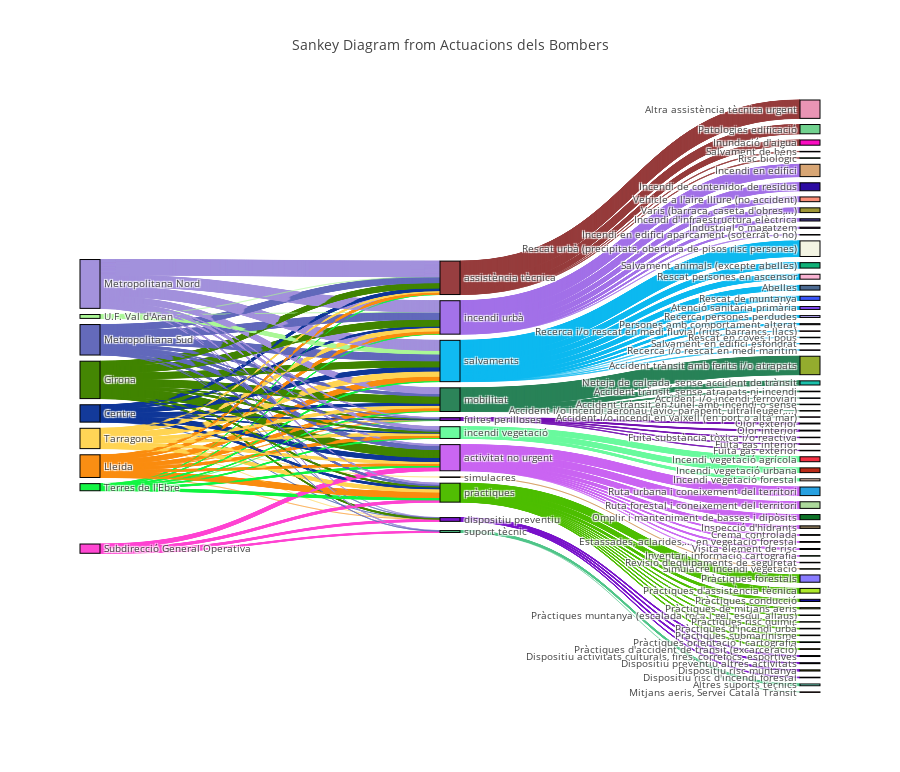

The notebook cell saved with this chart:
### Code cell
import pandas as pd
import numpy as np
from sodapy import Socrata 
from plotly.offline import download_plotlyjs, init_notebook_mode, plot, iplot
init_notebook_mode(connected=True)

"variables"
scraping_depth = 2000

"download data"
# Unauthenticated client only works with public data sets. Note 'None'
# in place of application token, and no username or password:
client = Socrata("analisi.transparenciacatalunya.cat", None)
#print("Format of dataset: ", type(client))
# Actuacions dels Bombers de la Generalitat - Dataset Identifier: g2ay-3vnj
all_info = client.get("g2ay-3vnj", limit=scraping_depth)

# Convert to pandas DataFrame
all_info_df = pd.DataFrame.from_records(all_info)


def draw_sankey(all_info_df):

    #Get nodes dataframe with Label and Color columns
    #     Label
    nom_regio_df = pd.DataFrame.from_dict(all_info_df['nom_regio'].unique())
    tga_nom_grupo_df = pd.DataFrame.from_dict(all_info_df['tga_nom_grupo'].unique())
    tga_nom_alarma_df = pd.DataFrame.from_dict(all_info_df['tal_nom_alarma'].unique())

    nodes_df = pd.concat([nom_regio_df,tga_nom_grupo_df,tga_nom_alarma_df], ignore_index=True)
    nodes_df = nodes_df.rename(columns={0 : 'Label'})

    #     Color
    ncolors = []
    for i in range(len(nodes_df)):
        ncolors += ['rgba('+str(np.random.randint(256))+','+str(np.random.randint(256))+','+str(np.random.randint(256))+',0.99)']    
    nodes_df.insert(1, 'Color', ncolors)


    #Get links dataframe with Source, Target, Value and Color columns
    links1_df = all_info_df.filter(items=['nom_regio','tga_nom_grupo'])
    links2_df = all_info_df.filter(items=['tga_nom_grupo','tal_nom_alarma'])
    links1_df = links1_df.rename(columns={'nom_regio':'Source', 'tga_nom_grupo':'Target'})
    links2_df = links2_df.rename(columns={'tga_nom_grupo':'Source','tal_nom_alarma':'Target'})
    links_df = pd.concat([links1_df,links2_df], ignore_index=True)


    lvalues = []
    lcolors = []
    for i in range(len(links_df)): 
        source_index = nodes_df.index[nodes_df['Label']==links_df.at[i,'Source']].tolist()[0]
        target_index = nodes_df.index[nodes_df['Label']==links_df.at[i,'Target']].tolist()[0]
        lvalues += [1]
        lcolors += [nodes_df.at[source_index, 'Color'].replace('0.99','0.4')]
        links_df.at[i,'Source'] = source_index
        links_df.at[i,'Target'] = target_index
    links_df.insert(2,'Value', lvalues)
    links_df.insert(3,'Color', lcolors)



    # Sankey plot setup
    data_trace = dict(
        type='sankey',
        domain = dict(
          x =  [0,1],
          y =  [0,1]
        ),
        orientation = "h",
        valueformat = ".0f",
        node = dict(
          pad = 10,
        # thickness = 30,
          line = dict(
            color = "black",
            width = 1
          ),
          label =  nodes_df['Label'].dropna(axis=0, how='any'),
          color = nodes_df['Color'].dropna(axis=0, how='any')
        ),
        link = dict(
          source = links_df['Source'].dropna(axis=0, how='any'),
          target = links_df['Target'].dropna(axis=0, how='any'),
          value = links_df['Value'].dropna(axis=0, how='any'),
          color = links_df['Color'].dropna(axis=0, how='any'),
      )
    )

    layout = dict(
            title = "Sankey Diagram from Actuacions dels Bombers",
        height = 772,
        font = dict(
          size = 10),)

    fig = dict(data=[data_trace], layout=layout)
    return iplot(fig, validate=False)

draw_sankey(all_info_df)

### Figure 1 — Plotly figure (JSON) as saved in the notebook; plotly's stock layout.template omitted (floating-point values rounded to 4 significant figures; data arrays with more than 128 entries replaced by an {"elided": "..."} marker saying what was removed)
{"data": [{"domain": {"x": [0, 1], "y": [0, 1]}, "link": {"color": {"elided": "4000 str values"}, "source": {"elided": "4000 int values"}, "target": {"elided": "4000 int values"}, "value": {"elided": "4000 int values"}}, "node": {"color": ["rgba(255,69,210,0.99)", "rgba(18,245,66,0.99)", "rgba(255,213,84,0.99)", "rgba(99,105,187,0.99)", "rgba(162,145,220,0.99)", "rgba(66,133,0,0.99)", "rgba(250,141,17,0.99)", "rgba(171,248,150,0.99)", "rgba(17,56,153,0.99)", "rgba(79,189,1,0.99)", "rgba(162,113,233,0.99)", "rgba(202,101,242,0.99)", "rgba(14,186,241,0.99)", "rgba(42,131,88,0.99)", "rgba(151,60,62,0.99)", "rgba(121,19,203,0.99)", "rgba(116,17,178,0.99)", "rgba(82,198,139,0.99)", "rgba(106,250,157,0.99)", "rgba(192,111,21,0.99)", "rgba(36,153,105,0.99)", "rgba(64,52,129,0.99)", "rgba(172,218,154,0.99)", "rgba(42,9,161,0.99)", "rgba(244,245,227,0.99)", "rgba(15,177,118,0.99)", "rgba(250,141,119,0.99)", "rgba(216,165,115,0.99)", "rgba(25,192,171,0.99)", "rgba(57,83,250,0.99)", "rgba(250,179,211,0.99)", "rgba(147,172,44,0.99)", "rgba(121,135,222,0.99)", "rgba(158,149,52,0.99)", "rgba(133,116,86,0.99)", "rgba(174,233,41,0.99)", "rgba(233,147,180,0.99)", "rgba(112,210,142,0.99)", "rgba(49,163,241,0.99)", "rgba(186,172,253,0.99)", "rgba(133,75,248,0.99)", "rgba(16,14,151,0.99)", "rgba(15,137,92,0.99)", "rgba(251,10,193,0.99)", "rgba(217,240,169,0.99)", "rgba(74,105,144,0.99)", "rgba(64,27,218,0.99)", "rgba(146,157,39,0.99)", "rgba(136,122,255,0.99)", "rgba(123,234,209,0.99)", "rgba(11,113,37,0.99)", "rgba(97,30,122,0.99)", "rgba(242,46,65,0.99)", "rgba(186,40,21,0.99)", "rgba(235,199,182,0.99)", "rgba(223,203,182,0.99)", "rgba(37,159,224,0.99)", "rgba(135,156,124,0.99)", "rgba(136,43,23,0.99)", "rgba(152,218,132,0.99)", "rgba(212,240,136,0.99)", "rgba(181,100,133,0.99)", "rgba(141,124,71,0.99)", "rgba(134,142,16,0.99)", "rgba(231,24,38,0.99)", "rgba(53,203,209,0.99)", "rgba(249,89,13,0.99)", "rgba(73,247,196,0.99)", "rgba(4,234,52,0.99)", "rgba(85,67,189,0.99)", "rgba(55,182,79,0.99)", "rgba(239,216,25,0.99)", "rgba(249,157,203,0.99)", "rgba(125,168,20,0.99)", "rgba(251,85,119,0.99)", "rgba(182,210,97,0.99)", "rgba(140,107,56,0.99)", "rgba(73,186,153,0.99)", "rgba(5,161,2,0.99)", "rgba(230,200,108,0.99)", "rgba(175,89,158,0.99)", "rgba(205,77,161,0.99)", "rgba(149,98,127,0.99)", "rgba(177,28,37,0.99)", "rgba(99,75,112,0.99)"], "label": ["Subdirecció General Operativa", "Terres de l'Ebre", "Tarragona", "Metropolitana Sud", "Metropolitana Nord", "Girona", "Lleida", "U.F. Val d'Aran", "Centre", "pràctiques", "incendi urbà", "activitat no urgent", "salvaments", "mobilitat", "assistència tècnica", "dispositiu preventiu", "fuites perilloses", "suport tècnic", "incendi vegetació", "simulacres", "Pràctiques muntanya (escalada roca i gel, esquí, allaus)", "Incendi d'infraestructura elèctrica", "Ruta forestal i coneixement del territori", "Incendi de contenidor de residus", "Rescat urbà (precipitats, obertura de pisos risc persones)", "Salvament animals (excepte abelles)", "Vehicle a l'aire lliure (no accident)", "Incendi en edifici", "Neteja de calçada, sense accident de trànsit", "Rescat de muntanya", "Rescat persones en ascensor", "Accident trànsit amb ferits i/o atrapats", "Accident trànsit, sense atrapats ni incendi", "Varis (barraca, caseta d'obres,...)", "Inspecció d'hidrants", "Pràctiques d'assistència tècnica", "Altra assistència tècnica urgent", "Patologies edificació", "Accident i/o incendi ferroviari", "Recerca persones perdudes", "Atenció sanitària primària", "Pràctiques conducció", "Dispositiu activitats culturals, fires, correfocs, esportives", "Inundació d'aigua", "Pràctiques risc químic", "Abelles", "Dispositiu preventiu altres activitats", "Olor exterior", "Pràctiques forestals", "Altres suports tècnics", "Omplir i manteniment de basses i dipòsits", "Industrial o magatzem", "Incendi vegetació agrícola", "Incendi vegetació urbana", "Incendi vegetació forestal", "Persones amb comportament alterat", "Ruta urbana i coneixement del territori", "Crema controlada", "Estassades, aclarides,... en vegetació forestal", "Olor interior", "Pràctiques de mitjans aeris", "Visita element de risc", "Dispositiu risc d'incendi forestal", "Dispositiu risc muntanya", "Recerca i/o rescat en medi fluvial (rius, barrancs, llacs)", "Pràctiques d'incendi urbà", "Pràctiques submarinisme", "Fuita substància tòxica i/o reactiva", "Pràctiques orientació i cartografia", "Salvament de béns", "Risc biològic", "Pràctiques d'accident de trànsit (excarceració)", "Accident trànsit en túnel amb incendi o sense", "Rescat en coves i pous", "Fuita gas interior", "Simulacre incendi vegetació", "Fuita gas exterior", "Salvament en edifici esfondrat", "Inventari informació cartografia", "Accident i/o incendi aeronau (avió, parapent, ultralleuger,...)", "Recerca i/o rescat en medi marítim", "Accident i/o incendi en vaixell (en port o alta mar)", "Incendi en edifici aparcament (soterrat o no)", "Mitjans aeris, Servei Català Trànsit", "Revisió d'equipaments de seguretat"], "line": {"color": "black", "width": 1}, "pad": 10}, "orientation": "h", "type": "sankey", "valueformat": ".0f"}], "layout": {"font": {"size": 10}, "height": 772, "title": "Sankey Diagram from Actuacions dels Bombers"}}
